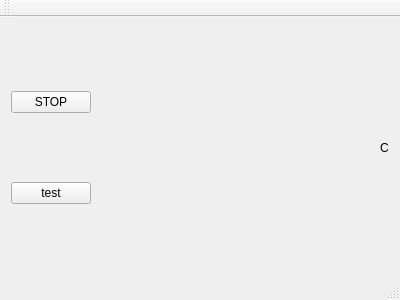
<?xml version="1.0" encoding="UTF-8"?>
<ui version="4.0">
 <class>MainWindow</class>
 <widget class="QMainWindow" name="MainWindow">
  <property name="geometry">
   <rect>
    <x>0</x>
    <y>0</y>
    <width>400</width>
    <height>300</height>
   </rect>
  </property>
  <property name="windowTitle">
   <string>MainWindow</string>
  </property>
  <widget class="QWidget" name="centralWidget">
   <layout class="QHBoxLayout" name="horizontalLayout">
    <item>
     <layout class="QVBoxLayout" name="verticalLayout">
      <item>
       <widget class="QPushButton" name="stor_btn">
        <property name="text">
         <string>STOP</string>
        </property>
       </widget>
      </item>
      <item>
       <widget class="QPushButton" name="test_btn">
        <property name="text">
         <string>test</string>
        </property>
       </widget>
      </item>
     </layout>
    </item>
    <item>
     <spacer name="horizontalSpacer">
      <property name="orientation">
       <enum>Qt::Horizontal</enum>
      </property>
      <property name="sizeHint" stdset="0">
       <size>
        <width>40</width>
        <height>20</height>
       </size>
      </property>
     </spacer>
    </item>
    <item>
     <widget class="QLabel" name="char_lbl">
      <property name="text">
       <string>C</string>
      </property>
     </widget>
    </item>
   </layout>
  </widget>
  <widget class="QToolBar" name="mainToolBar">
   <attribute name="toolBarArea">
    <enum>TopToolBarArea</enum>
   </attribute>
   <attribute name="toolBarBreak">
    <bool>false</bool>
   </attribute>
  </widget>
  <widget class="QStatusBar" name="statusBar"/>
 </widget>
 <layoutdefault spacing="6" margin="11"/>
 <resources/>
 <connections/>
</ui>
